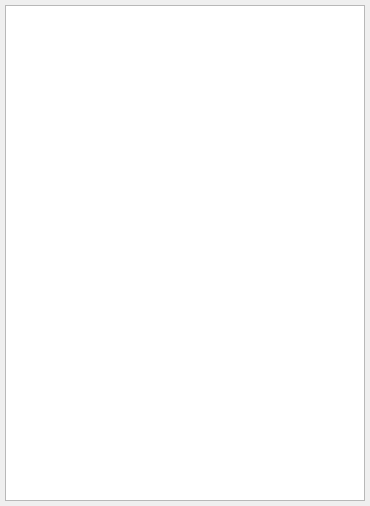
<?xml version="1.0" encoding="UTF-8"?>
<ui version="4.0">
 <class>History</class>
 <widget class="QDialog" name="History">
  <property name="geometry">
   <rect>
    <x>0</x>
    <y>0</y>
    <width>370</width>
    <height>506</height>
   </rect>
  </property>
  <property name="contextMenuPolicy">
   <enum>Qt::DefaultContextMenu</enum>
  </property>
  <property name="windowTitle">
   <string>History</string>
  </property>
  <layout class="QVBoxLayout" name="verticalLayout">
   <property name="spacing">
    <number>5</number>
   </property>
   <property name="leftMargin">
    <number>5</number>
   </property>
   <property name="topMargin">
    <number>5</number>
   </property>
   <property name="rightMargin">
    <number>5</number>
   </property>
   <property name="bottomMargin">
    <number>5</number>
   </property>
   <item>
    <widget class="QListWidget" name="listWidget"/>
   </item>
  </layout>
 </widget>
 <resources/>
 <connections/>
</ui>
